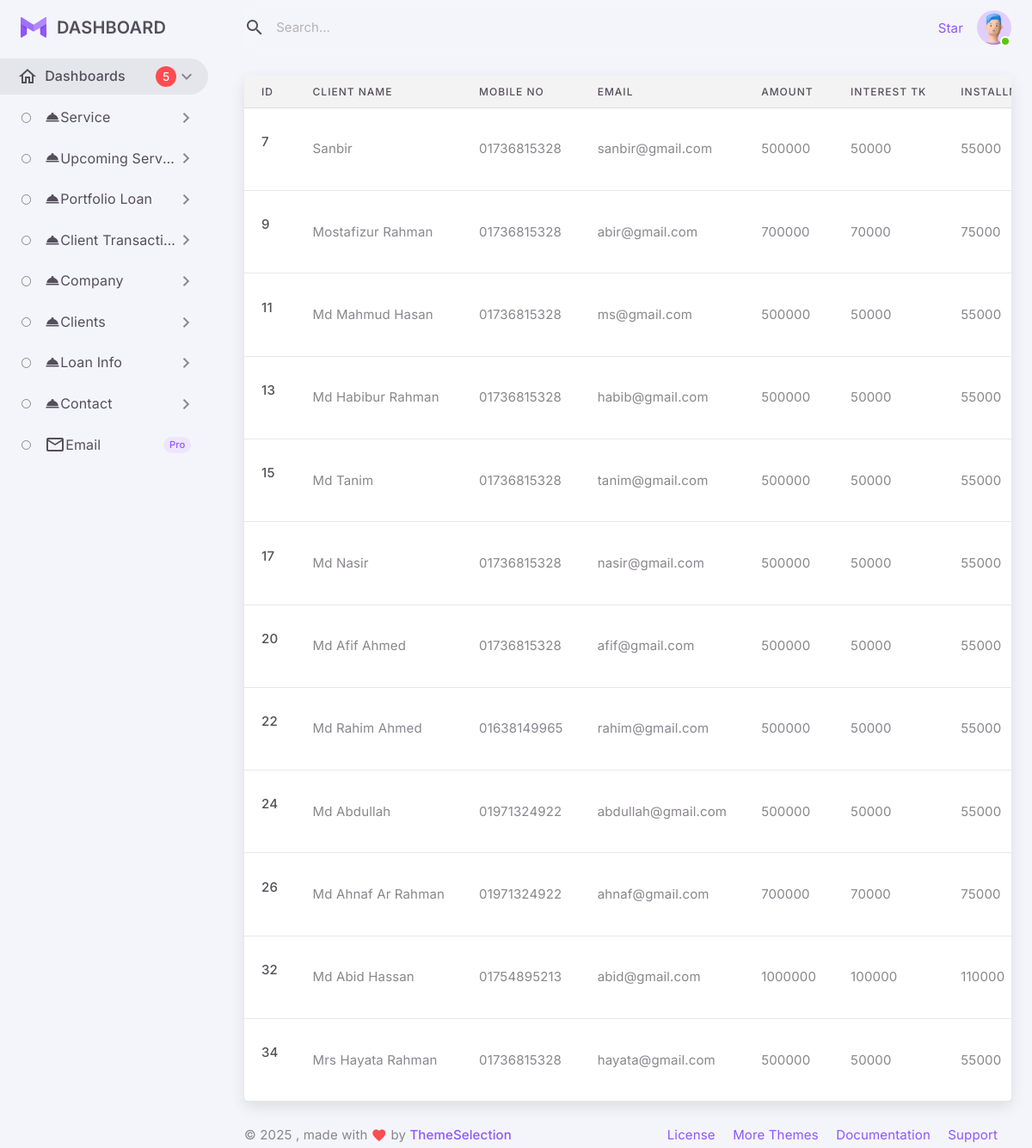
Screenshot of /Admin/loan_info.php (signed in) with the database file from the repository.
### tables this page shows
CREATE TABLE `loan_apply` (
  `id` int(11) NOT NULL,
  `name` varchar(100) NOT NULL,
  `mobile_no` varchar(19) NOT NULL,
  `email` varchar(100) NOT NULL,
  `amount` varchar(10) NOT NULL,
  `interest_tk` varchar(100) NOT NULL,
  `installment` varchar(100) NOT NULL,
  `total_loan` varchar(100) NOT NULL,
  `client_id` varchar(10) NOT NULL,
  `citizenship` varchar(30) NOT NULL,
  `status` varchar(100) NOT NULL,
  `area` varchar(200) NOT NULL,
  `account_type` varchar(30) NOT NULL,
  `loan_type` varchar(50) NOT NULL
);

### Admin/loan_table.php (the view, shortened to what this page needs)
<?php
include_once("hakiconfig.php");
$t = $Haki->query("SELECT * FROM loan_apply");
?>
<div class="col-12">
                  <div class="card">
                    <div class="table-responsive">
                      <table class="table">
                        <thead class="table-light">
                          <tr>
                            <th class="text-truncate">ID</th>
                            <th class="text-truncate">Client Name</th>
                            <th class="text-truncate">Mobile No</th>
                            <th class="text-truncate">email</th>
                            <th class="text-truncate">amount</th>
                            <th class="text-truncate">Interest TK</th>
                            <th class="text-truncate">Installment</th>
                          </tr>
                        </thead>
                        <tbody>
                        <?php while($h = $t->fetch_assoc()){?>
                          <tr>
                            <td>
                                  <h6 > <?php echo $h['id'] ?> </h6>
                            </td>
                            <td class="text-truncate"><?php echo $h['name'] ?></td>
                            <td class="text-truncate"><?php echo $h['mobile_no'] ?> </td>
                            <td class="text-truncate"><?php echo $h['email'] ?> </td>
                            <td class="text-truncate"><?php echo $h['amount'] ?> </td>
                            <td class="text-truncate"><?php echo $h['interest_tk'] ?> </td>
                            <td class="text-truncate"><?php echo $h['installment'] ?> </td>
                            <td>
                                 <a  href="loan_edit.php?nid=<?php echo $h['id'] ?>"><button type="button" class="btn btn-dark waves-effect waves-light">Approve/Decline</a></i></a> </div></td>
                          </tr>
                          <?php  } ?>

### rows the page displays
loan_apply: id "7", name "Sanbir", mobile_no "01736815328", email "sanbir@gmail.com", amount "500000", interest_tk "50000", installment "55000"
loan_apply: id "9", name "Mostafizur Rahman", mobile_no "01736815328", email "abir@gmail.com", amount "700000", interest_tk "70000", installment "75000"
loan_apply: id "11", name "Md Mahmud Hasan", mobile_no "01736815328", email "ms@gmail.com", amount "500000", interest_tk "50000", installment "55000"
loan_apply: id "13", name "Md Habibur Rahman", mobile_no "01736815328", email "habib@gmail.com", amount "500000", interest_tk "50000", installment "55000"
loan_apply: id "15", name "Md Tanim", mobile_no "01736815328", email "tanim@gmail.com", amount "500000", interest_tk "50000", installment "55000"
loan_apply: id "17", name "Md Nasir", mobile_no "01736815328", email "nasir@gmail.com", amount "500000", interest_tk "50000", installment "55000"
loan_apply: id "20", name "Md Afif Ahmed", mobile_no "01736815328", email "afif@gmail.com", amount "500000", interest_tk "50000", installment "55000"
loan_apply: id "22", name "Md Rahim Ahmed", mobile_no "01638149965", email "rahim@gmail.com", amount "500000", interest_tk "50000", installment "55000"
loan_apply: id "24", name "Md Abdullah", mobile_no "01971324922", email "abdullah@gmail.com", amount "500000", interest_tk "50000", installment "55000"
loan_apply: id "26", name "Md Ahnaf Ar Rahman", mobile_no "01971324922", email "ahnaf@gmail.com", amount "700000", interest_tk "70000", installment "75000"
loan_apply: id "32", name "Md Abid Hassan", mobile_no "01754895213", email "abid@gmail.com", amount "1000000", interest_tk "100000", installment "110000"
loan_apply: id "34", name "Mrs Hayata Rahman", mobile_no "01736815328", email "hayata@gmail.com", amount "500000", interest_tk "50000", installment "55000"
